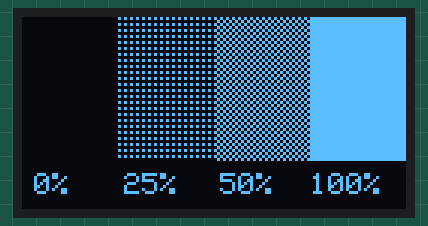
Bench run of a sketch on a simulated ESP32. Shown: 128×64 one-colour display.

Above: at 0.1 s.
At 4.1 s:
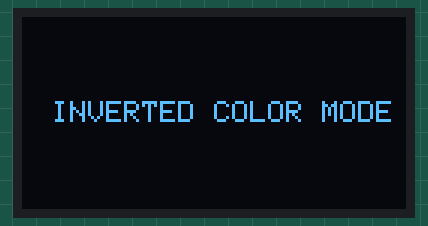
At 5.1 s:
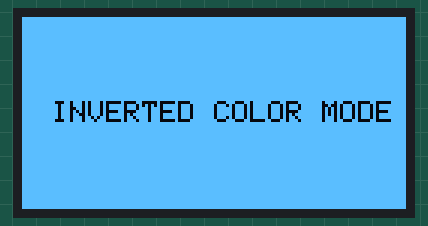

Measured:
- by itself, everything shown: repeats every 8.1 s, in 4 steps
- what the display in image 1 shows lasts 1.0 s, from 4.1 s to 5.1 s
- what the display in image 2 shows lasts 3.0 s, from 5.1 s to 8.1 s

The sketch:

opacity.ino
```cpp
#include <Wire.h>
#include <Adafruit_GFX.h>
#include <Adafruit_SSD1306.h>

#define SCREEN_WIDTH 128
#define SCREEN_HEIGHT 64
#define OLED_ADDR 0x3C

Adafruit_SSD1306 display(SCREEN_WIDTH, SCREEN_HEIGHT, &Wire, -1);

void setup() {
  Serial.begin(115200);

  if (!display.begin(SSD1306_SWITCHCAPVCC, OLED_ADDR)) {
    Serial.println(F("SSD1306 allocation failed"));
    for (;;);
  }

  display.clearDisplay();
}

void loop() {
  // -------------------------------------------------------------
  // DEMO 1: 4 Simulated Shade Levels (0%, 25%, 50%, 100% Brightness)
  // -------------------------------------------------------------
  display.clearDisplay();

  // Draw 4 vertical gradient blocks across the screen
  for (int y = 0; y < 48; y++) {
    for (int x = 0; x < 128; x++) {
      // Block 1 (0 - 31px): 0% - Pure Black
      if (x < 32) {
        // Leave pixel off
      }
      // Block 2 (32 - 63px): 25% - Dark Blue (1 in 4 pixels)
      else if (x < 64) {
        if (x % 2 == 0 && y % 2 == 0) display.drawPixel(x, y, SSD1306_WHITE);
      }
      // Block 3 (64 - 95px): 50% - Medium Blue (Checkerboard)
      else if (x < 96) {
        if ((x + y) % 2 == 0) display.drawPixel(x, y, SSD1306_WHITE);
      }
      // Block 4 (96 - 127px): 100% - Solid Bright Blue
      else {
        display.drawPixel(x, y, SSD1306_WHITE);
      }
    }
  }

  // Draw labels under each block
  display.setTextSize(1);
  display.setTextColor(SSD1306_WHITE);
  display.setCursor(4, 52);   display.print("0%");
  display.setCursor(34, 52);  display.print("25%");
  display.setCursor(66, 52);  display.print("50%");
  display.setCursor(96, 52);  display.print("100%");

  display.display();
  delay(4000);

  // -------------------------------------------------------------
  // DEMO 2: Full Inverted Mode (Swaps Black & Blue)
  // -------------------------------------------------------------
  display.clearDisplay();
  display.setTextSize(1);
  display.setCursor(10, 28);
  display.println("INVERTED COLOR MODE");
  display.display();

  delay(1000);
  display.invertDisplay(true);  // Hardware Invert: Background becomes Blue, Text becomes Black
  delay(3000);
  display.invertDisplay(false); // Reset to Normal
}
```
